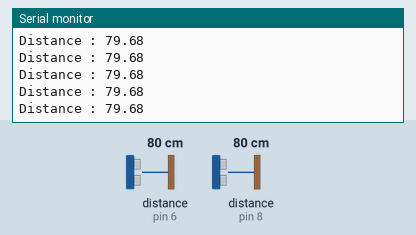
The sketch below on a simulated Arduino Uno, built with avr-gcc and run on an emulated ATmega328P. On the bench: the last lines printed to the serial monitor. Wiring (inferred from the names in the program): 2 × ultrasonic range finder: trigger pin 5, echo pin 6 / trigger pin 7, echo pin 8. The test bench sets the inputs (shaded band); at power-on: distance to the obstacle (sensors on pin 6, pin 8) 80 cm. The echo pulse lasts 58.3 µs per cm.

Above: at 1.2 s.
1.3 s: distance to the obstacle (sensor on pin 6) set to 120 cm
At 2.3 s:
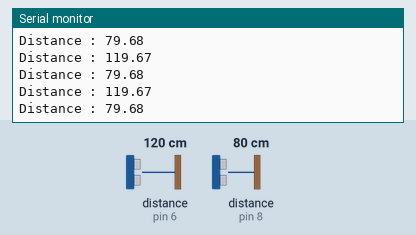
4.3 s: distance to the obstacle (sensor on pin 8) set to 2 cm
At 5.1 s:
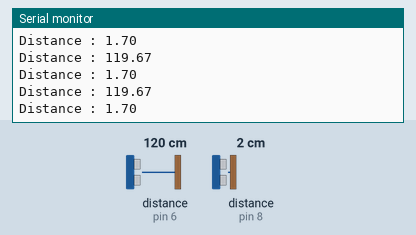
7.3 s: distance to the obstacle (sensor on pin 6) set to 18 cm
At 7.8 s:
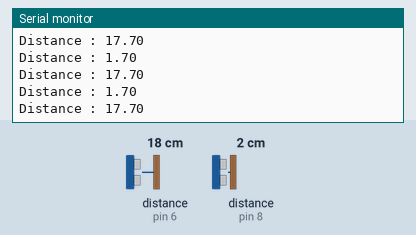
10.3 s: distance to the obstacle (sensor on pin 8) set to 18 cm
At 11.0 s:
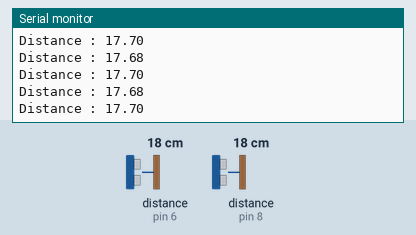
13.3 s: distance to the obstacle (sensor on pin 6) set to 2 cm
At 14.4 s:
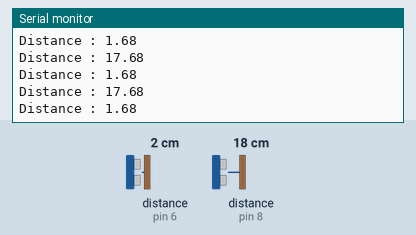
16.3 s: distance to the obstacle (sensor on pin 8) set to 120 cm
At 16.9 s:
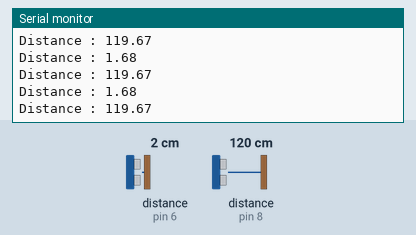
Timing chart, 0 to 19.3 s (numbered marks = the images above; inputs shaded):
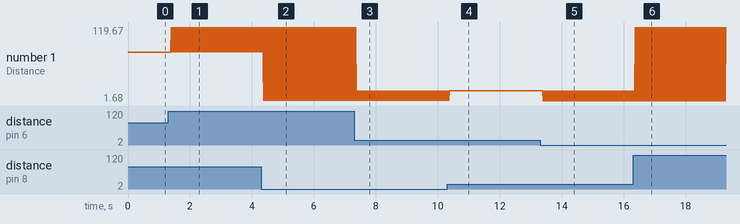

Measured:
- after the input at 1.3 s, the serial monitor: prints a new line after 0.09 s (image 1)
- after the input at 4.3 s, the serial monitor: prints a new line after 0.07 s (image 2)
- after the input at 7.3 s, the serial monitor: prints a new line after 0.09 s (image 3)
- after the input at 10.3 s, the serial monitor: prints a new line after 0.11 s (image 4)
- after the input at 13.3 s, the serial monitor: prints a new line after 0.10 s (image 5)
- after the input at 16.3 s, the serial monitor: prints a new line after 0.07 s (image 6)
- plotted number 1: 79.68 → 1.7 after the input at 4.3 s, 1.7 → 17.7 after the input at 7.3 s, 17.7 → 17.68 after the input at 10.3 s

The sketch:

utrasonic-2-function.ino
```cpp
 int triger1=5;
 int echo1=6;
 int triger2=7;
 int echo2=8;

 float duration;
 float distance;
void setup() {
  // put your setup code here, to run once:
pinfunction(triger1,echo1);
pinfunction(triger2,echo2);
Serial.begin(9600);
}

void loop() {
distancefunction(triger1,echo1);
Serial.print("Distance : ");
Serial.println(distance);
distancefunction(triger2,echo2);
Serial.print("Distance : ");
Serial.println(distance);
}

void pinfunction(int triger,int echo){
pinMode(triger,OUTPUT);
pinMode(echo, INPUT);
}
void distancefunction(int triger,int echo){
    // put your main code here, to run repeatedly:
digitalWrite(triger, LOW);
delayMicroseconds(2);
digitalWrite(triger,HIGH);
delayMicroseconds(10);
digitalWrite(triger,LOW);
duration = pulseIn(echo,HIGH); // for input high for measure
distance =(duration/2)*0.0343;
}
```
